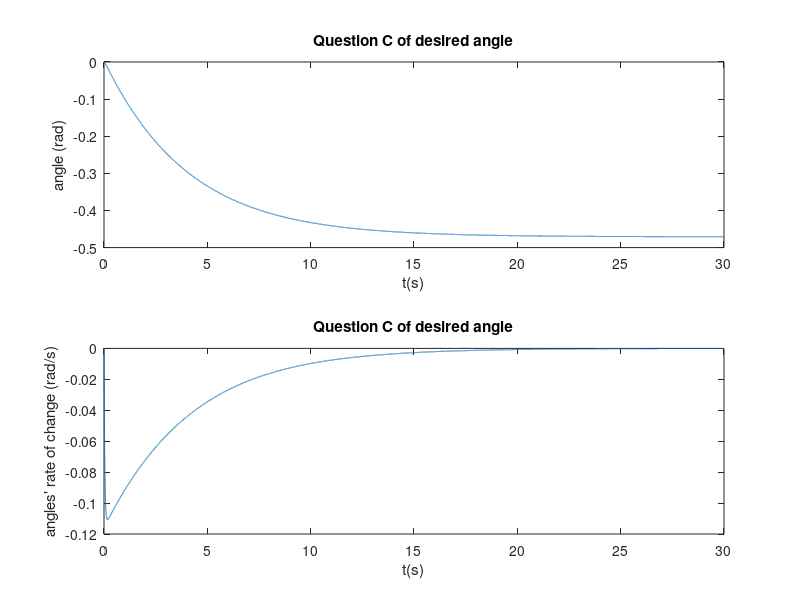
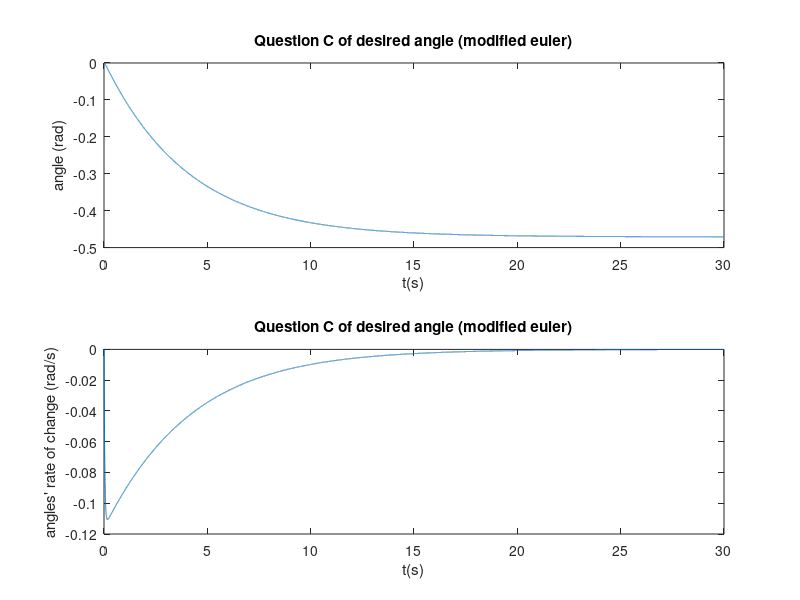

Reproduce these figures in MATLAB, in order.
#Theofanis Georgakis 4644
#Konstadinos Gkioulis 4654
#Giorgos Koutsogiannis 4710


t = [0:0.001:30]; #time
ang = 4710/20000; #desired angle
bx = 3 - 4710/5000; #friction factor of motion
bang = 5 - 4710/5000; #friction factor of rotational motion
m = 9; #mass
d = 1;  #distance of wheels
Iz = 0.38; #moment of inertia

#(1)
Kp = 5;
Kd = 15 + 4710/1000;
angdes = - 4710/10000;
angC(1) = 0;
angC_d(1) = 0;
for i=2:30001
  angC_d(i) = angC_d(i-1) + 0.001*(d/2*(Kp*(angdes - angC(i-1)) -Kd*angC_d(i-1)) - bang*abs(angC_d(i-1))*angC_d(i-1))/Iz; #first deravite of the angle
  angC(i) = angC(i-1) + 0.001*(angC_d(i) - 0.001*(d/2*(Kp*(angdes - angC(i-1)) -Kd*angC_d(i-1)) - bang*abs(angC_d(i-1))*angC_d(i-1))/Iz);#angle
endfor;

figure
subplot(2,1,1)
plot(t, angC)
xlabel("t(s)")
ylabel("angle (rad)")
title("Question C of desired angle")
subplot(2,1,2)
plot(t, angC_d)
xlabel("t(s)")
ylabel("angles' rate of change (rad/s)")
title("Question C of desired angle")
saveas(1,"ex1d-1.jpg")

#(2)
angC2(1) = 0;
angC2_d(1) = 0;
for i=2:30001
  angC2_d(i) = angC2_d(i-1) + 0.001*(d/2*(Kp*(angdes - angC2(i-1)) -Kd*angC2_d(i-1)) - bang*abs(angC2_d(i-1) + 0.001/2*(d/2*(Kp*(angdes - angC2(i-1)) -Kd*angC2_d(i-1)) - bang*abs(angC2_d(i-1))*angC2_d(i-1))/Iz)*(angC2_d(i-1) + 0.001/2*(d/2*(Kp*(angdes - angC2(i-1)) -Kd*angC2_d(i-1)) - bang*abs(angC2_d(i-1))*angC2_d(i-1))/Iz))/Iz; #first deravite of the angle (modified euler)
  angC2(i) = angC2(i-1) + 0.001*(angC2_d(i) - 0.001*(d/2*(Kp*(angdes - angC2(i-1)) -Kd*angC2_d(i-1)) - bang*abs(angC2_d(i-1) + 0.001/2*(d/2*(Kp*(angdes - angC2(i-1)) -Kd*angC2_d(i-1)) - bang*abs(angC2_d(i-1))*angC2_d(i-1))/Iz)*(angC2_d(i-1) + 0.001/2*(d/2*(Kp*(angdes - angC2(i-1)) -Kd*angC2_d(i-1)) - bang*abs(angC2_d(i-1))*angC2_d(i-1))/Iz))/Iz); #angle (modified euler)
endfor;

figure
subplot(2,1,1)
plot(t, angC2)
xlabel("t(s)")
ylabel("angle (rad)")
title("Question C of desired angle (modified euler)")
subplot(2,1,2)
plot(t, angC2_d)
xlabel("t(s)")
ylabel("angles' rate of change (rad/s)")
title("Question C of desired angle (modified euler)")
saveas(2,"ex1d-2.jpg")